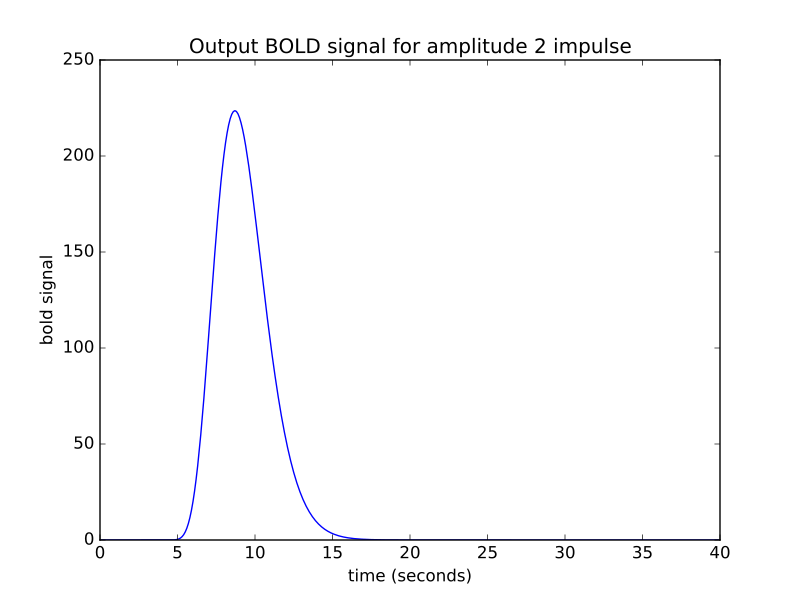

Reproduce this figure in Python.
bold_signal = np.zeros(n_time_points)
bold_signal[i_time_4:i_time_4 + n_hrf_points] = hrf_signal * 2
plt.plot(times, bold_signal)
# [...]
plt.xlabel('time (seconds)')
# <...>
plt.ylabel('bold signal')
# <...>
plt.title('Output BOLD signal for amplitude 2 impulse')
# <...>
